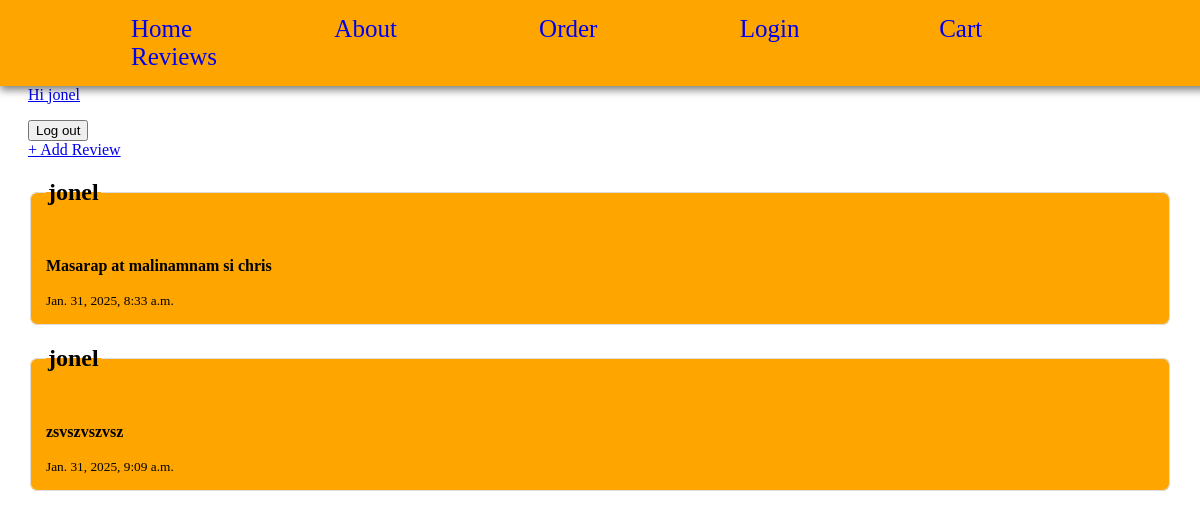
The page /review/ (signed in) on the database its author committed.
### accounts/models.py (models this page shows)
class CustomUser(AbstractUser):
    age = models.IntegerField(null=True, blank=True)
    phone_number = models.CharField(max_length=20, null=True, blank=True)
    REQUIRED_FIELDS = ['email', 'age']
    USERNAME_FIELD = 'username'
    profile_pic = models.ImageField(upload_to='images/', null=True, blank=True)

### app/models.py (models this page shows, shortened)
class Review(models.Model):
    user = models.ForeignKey(settings.AUTH_USER_MODEL, on_delete=models.CASCADE, null=True)
    feedback = models.TextField()
    created_date = models.DateTimeField(auto_now_add=True, blank=True, null=True)
    def __str__(self):
        return self.feedback

### app/views.py (the view)
# urls.py: path('review/', ReviewListView.as_view(), name='review_list'),
class ReviewListView(ListView):
    model = Review
    context_object_name = 'reviews'
    template_name = 'app/review_list.html'

### app/templates/app/review_list.html
{% extends 'app/base.html' %}
{% load static %}
{% block content %}
    <a href="{% url 'review_create' %}" class="add">+ Add Review</a>
    {% for review in reviews %}
        <a href="{% url 'review_detail' review.pk %}" class="review_link">
        <fieldset>
            <legend><h2>{{ review.user }}</h2></legend>
            <strong><p>{{ review }}</p></strong>
            <small style="color: black;">{{ review.created_date }}</small>
        </fieldset>
        </a>
    {% endfor %}
{%  endblock content %}

### app/templates/app/base.html (shortened to what this page needs)
{% load static %}
<!DOCTYPE html>
<html lang="en">
<head>
    <link rel="stylesheet" href="{% static 'css/base.css' %}"
</head>
<body>
    {% include 'app/navbar.html' %}
    <main>
    {% if user.is_authenticated %}
        <a href="{% url 'profile' %}"><p>Hi {{ user.username }}</p></a>
        <form method="post" action="{% url 'logout' %}">
            <button type="submit">Log out</button>
        </form>
    {% else %}
        <p>You are not logged in</p>
    {% endif %}
{% block content %}{% endblock content %}
</main>
</body>
</html>

### static/css/base.css (style rules this page uses)
main { margin-top: 50px; padding: 20px; }
.review_link { text-decoration: none; color: inherit; display: block; padding: 0; margin: 0; }
.review_link fieldset { border: 1px solid #ddd; border-radius: 8px; transition: background-color 0.3s ease, box-shadow 0.3s ease; background-color: orange; padding: 15px; }

### rows shown on the page
CustomUser: username "jonel"
Review: user "jonel", feedback "Masarap at malinamnam si chris", created_date "Jan. 31, 2025, 8:33 a.m."
Review: user "jonel", feedback "zsvszvszvsz", created_date "Jan. 31, 2025, 9:09 a.m."
